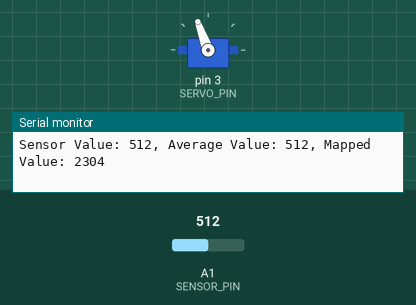
Simulated run of this sketch. Board: Arduino Uno, built with avr-gcc and run on an emulated ATmega328P. Shown: servo, the last lines printed to the serial monitor. The test bench sets the inputs (shaded band); at power-on: A1 (SENSOR_PIN) = 512.

Above: at 1.2 s.
1.3 s: A1 (SENSOR_PIN) set to 0
At 2.1 s:
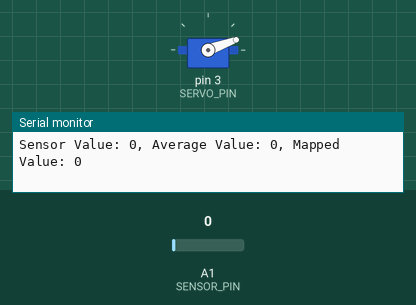
3.2 s: A1 (SENSOR_PIN) set to 122
At 3.7 s:
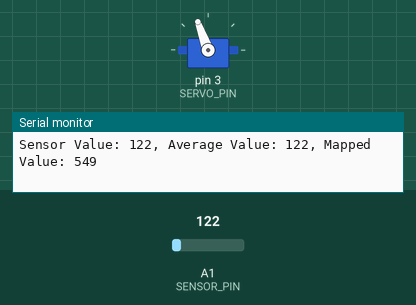
Timing chart, 0 to 6.2 s (numbered marks = the images above; inputs shaded):
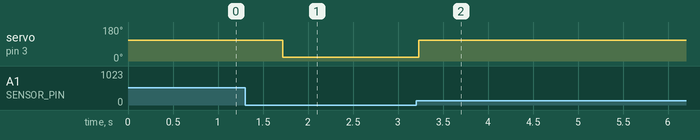

Measured:
- after the input at 1.3 s, servo on pin 3 (SERVO_PIN): 110° → 20° after 0.42 s
- after the input at 3.2 s, servo on pin 3 (SERVO_PIN): 20° → 110° at once

The sketch:

finger_mirroring.ino
```cpp
#include <Servo.h>

const int SENSOR_PIN = A1;   // Replace with the actual pin of your analog sensor
const int SERVO_PIN = 3;     // Replace with the actual pin of your servo
const int DEGREE_OFFSET = 20; // Tune to ensure servo defaults to completely open finger

const int NUM_SAMPLES = 5;
int sensorValues[NUM_SAMPLES];
int currentIndex = 0;

Servo myServo;

void setup() {
  Serial.begin(9600);
  myServo.attach(SERVO_PIN);
}

void loop() {
  // Read analog sensor value
  int sensorValue = analogRead(SENSOR_PIN);

  // Update the moving average array
  updateMovingAverage(sensorValue);

  // Calculate the average value
  int averageValue = calculateAverage();

  // Map the average value to a different range (adjust the values as needed)
  int mappedValue = map(averageValue, 0, 40, 0, 180);

  // Write the mapped value to the servo
  myServo.write(constrain(mappedValue + DEGREE_OFFSET, 0, 110));

  // Print the values for debugging (optional)
  Serial.print("Sensor Value: ");
  Serial.print(sensorValue);
  Serial.print(", Average Value: ");
  Serial.print(averageValue);
  Serial.print(", Mapped Value: ");
  Serial.println(mappedValue);

  delay(100);  // Adjust the delay as needed
}

void updateMovingAverage(int newValue) {
  sensorValues[currentIndex] = newValue;
  currentIndex = (currentIndex + 1) % NUM_SAMPLES;
}

int calculateAverage() {
  int sum = 0;
  for (int i = 0; i < NUM_SAMPLES; i++) {
    sum += sensorValues[i];
  }
  return sum / NUM_SAMPLES;
}
```
